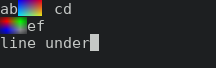
#> input picture corpus/pixels/image-iterm-basic.png, 216 x 68 px
$ python topng.py ../../corpus/pixels/image-iterm-basic.png out.png 5 5
#> lines starting #> are read from the running program, lines starting #| are printed output that depends on the picture
"""PPM to PNG, cropped to the first N rows of cells: topng.py IN OUT ROWS CH"""
import sys
from PIL import Image
im = Image.open(sys.argv[1])
#> im is the input picture: PIL image 216x68 RGB; mean R, G, B 39, 40.9, 43.3
rows, ch = int(sys.argv[3]), int(sys.argv[4])
im = im.crop((0, 0, im.width, rows * ch))
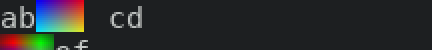
#> im: PIL image 216x25 RGB (shown 2 times larger); mean R, G, B 42, 43.6, 44.3
im.save(sys.argv[2])

$ run again, on corpus/pixels/attributes.png
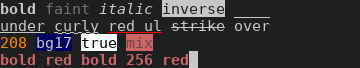
#> input picture corpus/pixels/attributes.png, 360 x 68 px
#> im is the input picture: PIL image 360x68 RGB; mean R, G, B 57.2, 53.8, 56.7
#> `im = im.crop((0, 0, im.width, rows * ch))`:
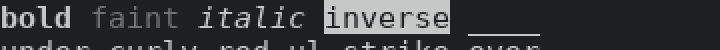
#> im: PIL image 360x25 RGB (shown 2 times larger); mean R, G, B 56.5, 58.7, 60

$ run again, on corpus/pixels/box-fira.png
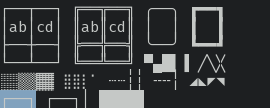
#> input picture corpus/pixels/box-fira.png, 270 x 108 px
#> im is the input picture: PIL image 270x108 RGB; mean R, G, B 55.4, 58.2, 60.2
#> `im = im.crop((0, 0, im.width, rows * ch))`:
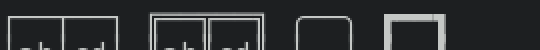
#> im: PIL image 270x25 RGB (shown 2 times larger); mean R, G, B 46.3, 48.4, 50
